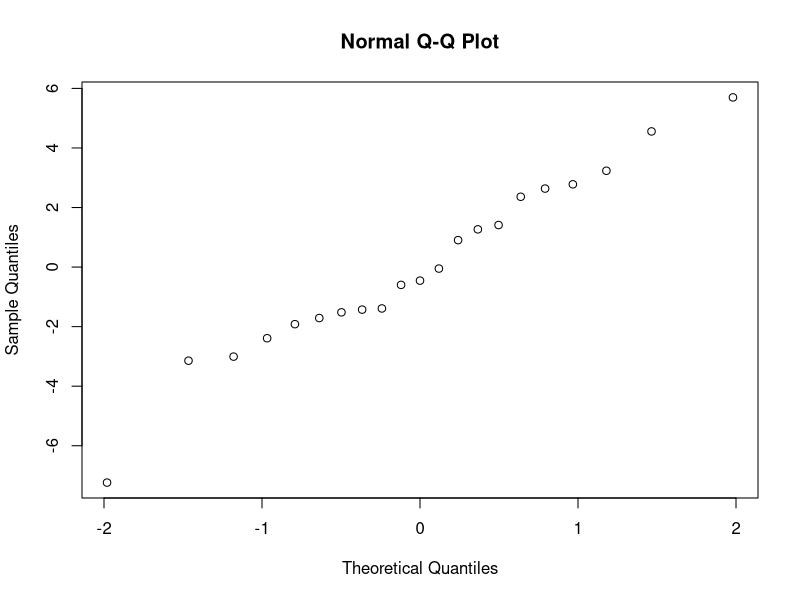
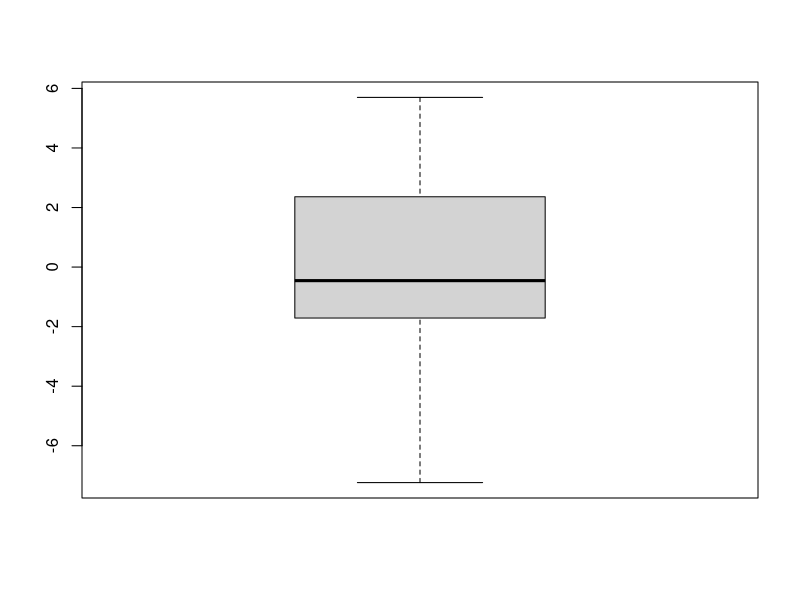
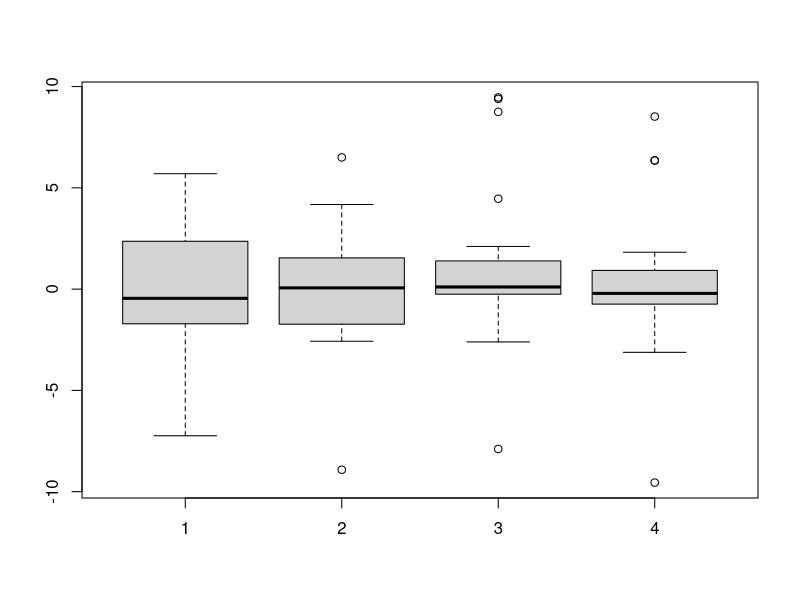
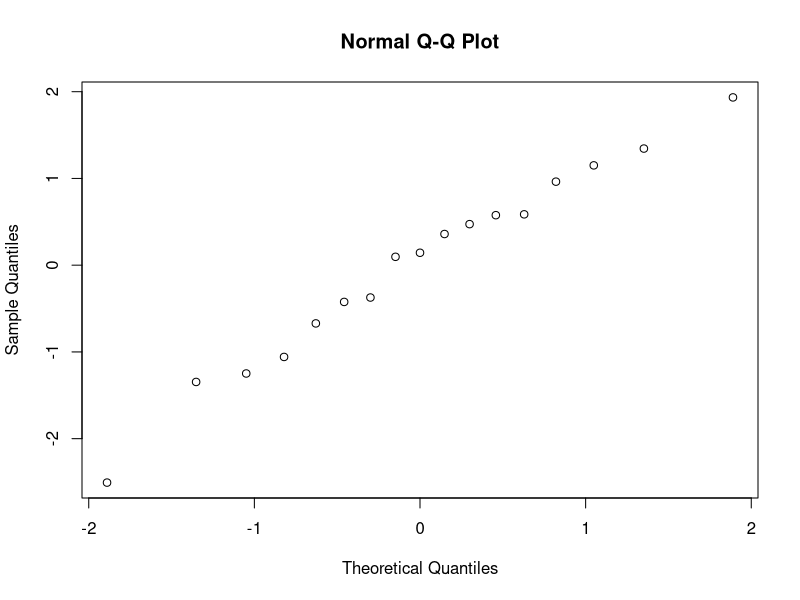
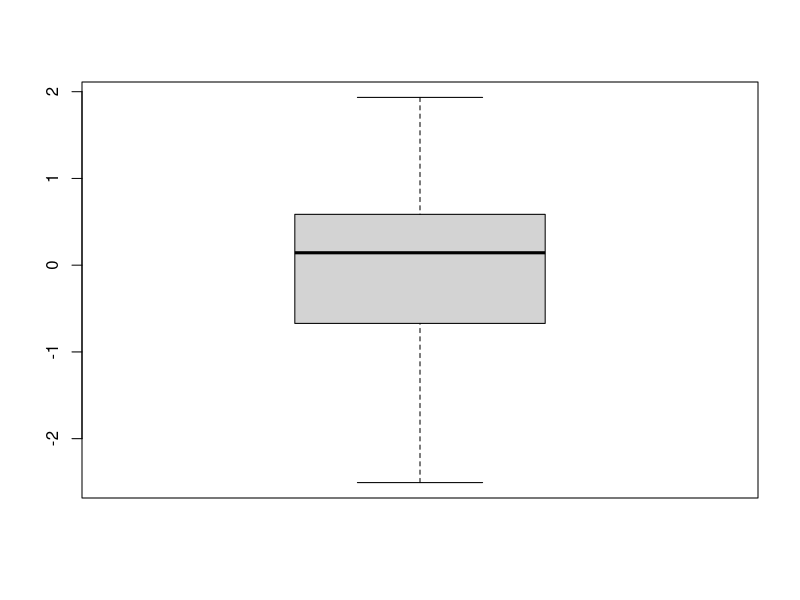

Source code (R) for these figures, in order:
# R codes used in the video
data("stackloss")
attach(stackloss)

#Y ~ X
m1 <- lm(stack.loss ~ Air.Flow + Water.Temp + Acid.Conc., data = stackloss)
m1
summary(m1)
res_m1 <- resid(m1)
qqnorm(res_m1)
boxplot(res_m1)

library(MASS)
m2 <- rlm(stack.loss ~ Air.Flow + Water.Temp + Acid.Conc., data = stackloss)
m3 <- lqs(stack.loss ~ Air.Flow + Water.Temp + Acid.Conc., method = "lms", data = stackloss)
m4 <- lqs(stack.loss ~ Air.Flow + Water.Temp + Acid.Conc., method = "lts", quantile = 16, data = stackloss)

res_m2 <- resid(m2)
res_m3 <- resid(m3)
res_m4 <- resid(m4) # LTS

boxplot(res_m1, res_m2, res_m3, res_m4)


sort(abs(res_m4), decreasing = TRUE)

stackloss2 <- stackloss[-c(21, 4, 3, 1), ]
final <- lm(stack.loss ~ Air.Flow + Water.Temp + Acid.Conc., data = stackloss2)
final
summary(final)
qqnorm(resid(final))
boxplot(resid(final))